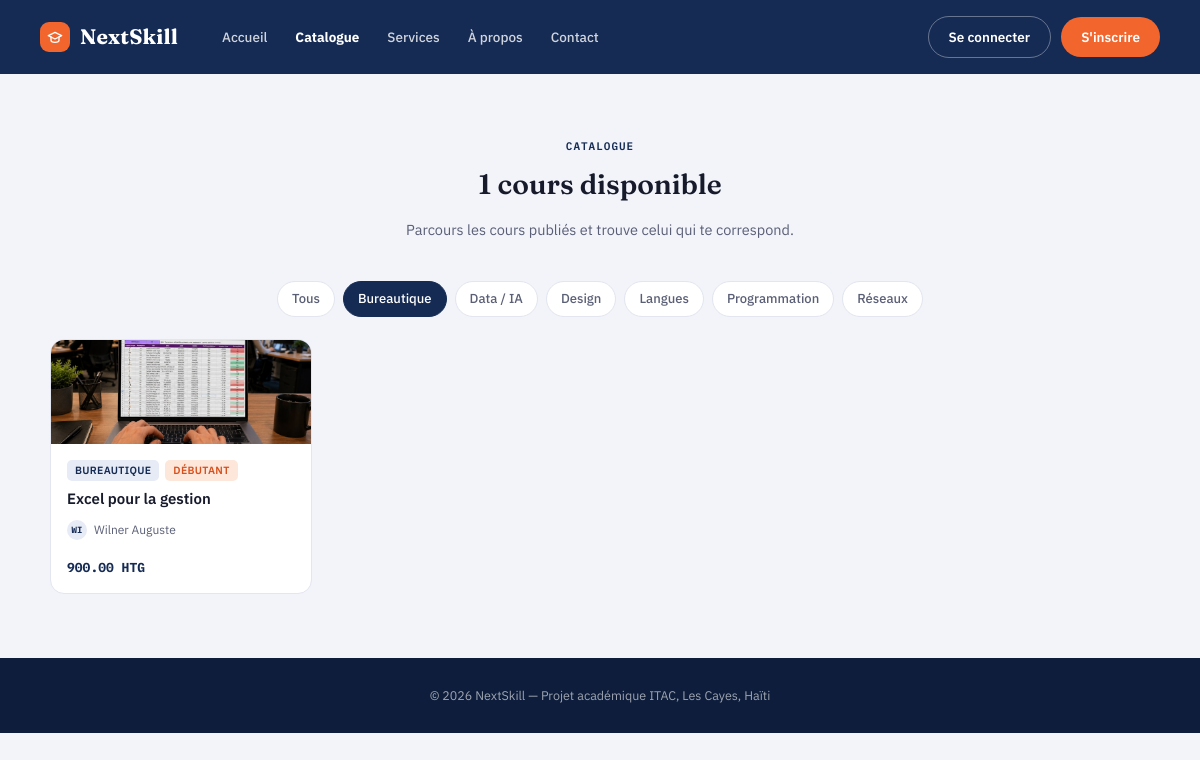
The page /catalogue/?categorie=11 on the database its author committed.
### courses/models.py (models this page shows, shortened)
class Categorie(models.Model):
    nom = models.CharField(max_length=100, unique=True)  # unique pour éviter les doublons de catégorie
    description = models.TextField(blank=True)  # facultative
    class Meta:
        verbose_name = "Catégorie"
        verbose_name_plural = "Catégories"
        ordering = ["nom"]  # tri alphabétique par défaut

class Cours(models.Model):
    class Niveau(models.TextChoices):  # niveau de difficulté affiché sur la fiche cours
        DEBUTANT = "debutant", "Débutant"
        INTERMEDIAIRE = "intermediaire", "Intermédiaire"
        AVANCE = "avance", "Avancé"
    class Statut(models.TextChoices):  # cycle de vie d'un cours, du brouillon à la publication
        BROUILLON = "brouillon", "Brouillon"
        EN_ATTENTE = "en_attente", "En attente de validation"  # soumis par le formateur, attend l'admin
        PUBLIE = "publie", "Publié"  # visible dans le catalogue public
        REJETE = "rejete", "Rejeté"  # refusé par l'administration
    titre = models.CharField(max_length=200)
    slug = models.SlugField(max_length=220, unique=True, blank=True)  # généré automatiquement dans save(), jamais saisi à la main
    description = models.TextField()  # obligatoire, contrairement à celle de Categorie
    niveau = models.CharField(max_length=20, choices=Niveau.choices, default=Niveau.DEBUTANT)
    langue = models.CharField(max_length=50, default="Français")
    prix = models.DecimalField(
        max_digits=8,  # jusqu'à 999999.99
        decimal_places=2,
        default=Decimal("0.00"),
        help_text="Prix du cours en gourdes. 0 = cours gratuit.",
    )
    image_couverture = models.ImageField(upload_to="cours/couvertures/", blank=True, null=True)  # affichée dans le catalogue et le détail
    statut = models.CharField(max_length=20, choices=Statut.choices, default=Statut.BROUILLON)
    date_creation = models.DateTimeField(auto_now_add=True)  # figée à la création
    date_maj = models.DateTimeField(auto_now=True)  # mise à jour à chaque save()
    formateur = models.ForeignKey(
        settings.AUTH_USER_MODEL,
        on_delete=models.CASCADE,  # si le formateur est supprimé, ses cours le sont aussi
        related_name="cours_crees",  # permet d'écrire utilisateur.cours_crees.all()
        limit_choices_to={"role": "formateur"},  # limite le champ dans l'admin aux comptes formateur
    )
    categorie = models.ForeignKey(
        Categorie,
        on_delete=models.PROTECT,  # empêche de supprimer une catégorie tant qu'un cours y est rattaché
        related_name="cours",
    )
    class Meta:
        verbose_name = "Cours"
        verbose_name_plural = "Cours"  # identique au singulier ("des cours"), sinon Django afficherait "Courss"
        ordering = ["-date_creation"]  # les plus récents en premier
    def save(self, *args, **kwargs):
        if not self.slug:  # ne régénère jamais un slug déjà existant, pour ne pas casser les URLs déjà partagées
            self.slug = slugify(self.titre)
        super().save(*args, **kwargs)  # enregistrement réel en base, délégué au parent

### accounts/models.py (models this page shows, shortened)
class Utilisateur(AbstractUser):
    class Role(models.TextChoices):  # énumération des rôles possibles (valeur stockée, libellé affiché)
        ETUDIANT = "etudiant", "Étudiant"  # rôle par défaut à l'inscription
        FORMATEUR = "formateur", "Formateur"  # crée et gère des cours
        ADMIN = "admin", "Administrateur"  # valide les cours et supervise la plateforme
    role = models.CharField(
        max_length=20,  # assez long pour contenir la plus longue valeur ("formateur")
        choices=Role.choices,  # limite les valeurs possibles aux 3 rôles définis ci-dessus
        default=Role.ETUDIANT,  # tout nouvel utilisateur est étudiant sauf indication contraire
        help_text="Détermine les permissions et l'interface affichée à l'utilisateur.",
    )
    photo_profil = models.ImageField(
        upload_to="profils/",  # sous-dossier de MEDIA_ROOT où sont stockées les photos
        blank=True,  # facultatif dans les formulaires
        null=True,  # peut être vide en base de données
    )
    bio = models.TextField(
        blank=True,  # facultatif : tous les utilisateurs n'ont pas besoin d'une bio
        help_text="Utilisé principalement pour la page publique d'un formateur.",
    )
    specialite = models.CharField(
        max_length=150,
        blank=True,  # requis uniquement pour un formateur (validé côté formulaire, pas ici)
        help_text="Domaine d'expertise du formateur (ex: Développement web, Data Science).",
    )
    date_inscription = models.DateTimeField(auto_now_add=True)  # rempli automatiquement à la création, jamais modifié ensuite
    class Meta:
        verbose_name = "Utilisateur"  # nom singulier affiché dans l'admin Django
        verbose_name_plural = "Utilisateurs"  # nom pluriel affiché dans l'admin Django
        ordering = ["-date_inscription"]  # les plus récents inscrits apparaissent en premier

### courses/views.py (the view)
# urls.py: path("catalogue/", views.catalogue, name="catalogue"),  # liste publique des cours publiés
def catalogue(request):
    cours_liste = Cours.objects.filter(statut=Cours.Statut.PUBLIE).select_related(
        "categorie", "formateur"  # évite une requête SQL par cours pour afficher sa catégorie/son formateur
    )
    categorie_id = request.GET.get("categorie")  # filtre optionnel passé en paramètre d'URL (?categorie=3)
    if categorie_id:
        cours_liste = cours_liste.filter(categorie_id=categorie_id)
    cours_liste = cours_liste.annotate(note_moyenne=Avg("avis__note"))  # calcule la moyenne des avis en une seule requête SQL
    return render(
        request,
        "courses/catalogue.html",
        {
            "cours_liste": cours_liste,
            "categories": Categorie.objects.all(),  # pour construire les filtres cliquables (chips)
            "categorie_active": categorie_id,  # pour surligner le filtre actuellement sélectionné
        },
    )

### courses/templates/courses/catalogue.html (shortened to what this page needs)
{% extends "pages/base.html" %}
{% block content %}
<section class="section" id="catalogue">
  <div class="section-head">
    <span class="eyebrow">Catalogue</span>
    <h2>{{ cours_liste|length }} cours disponible{{ cours_liste|length|pluralize }}</h2>
    <p>Parcours les cours publiés et trouve celui qui te correspond.</p>
  </div>
  <div class="filter-row">
    <a class="chip{% if not categorie_active %} active{% endif %}" href="{% url 'courses:catalogue' %}">Tous</a>
    {% for categorie in categories %}
      <a class="chip{% if categorie_active == categorie.id|stringformat:'s' %} active{% endif %}"
         href="{% url 'courses:catalogue' %}?categorie={{ categorie.id }}">{{ categorie.nom }}</a>
    {% endfor %}
  </div>
  {% if cours_liste %}
    <div class="course-grid">
      {% for cours in cours_liste %}
        <a class="course-card-full" href="{% url 'courses:detail' cours.slug %}">
          <div class="course-cover" {% if cours.image_couverture %}style="background-image:url('{{ cours.image_couverture.url }}');"{% endif %}>
          </div>
          <div class="course-body">
            <div class="course-tags">
              <span class="tag categorie">{{ cours.categorie.nom }}</span>
              <span class="tag niveau">{{ cours.get_niveau_display }}</span>
            </div>
            <div class="course-title">{{ cours.titre }}</div>
            <div class="instructor-mini">
              <div class="mini-avatar">{{ cours.formateur.username|slice:":2"|upper }}</div>
              <span>{{ cours.formateur.get_full_name|default:cours.formateur.username }}</span>
            </div>
            <div class="course-card-footer">
              <div class="course-price{% if cours.prix == 0 %} gratuit{% endif %}">
                {% if cours.prix == 0 %}Gratuit{% else %}{{ cours.prix }} HTG{% endif %}
              </div>
            </div>
          </div>
        </a>
      {% endfor %}
    </div>
  {% else %}
    <p class="subtitle">Aucun cours publié pour le moment{% if categorie_active %} dans cette catégorie{% endif %}.</p>
  {% endif %}
</section>
{% endblock %}

### pages/static/pages/css/public.css (style rules this page uses)
:root { --bg:#F2F4FA; --surface:#FFFFFF; --surface-soft:#F8F9FD; --ink:#161A2B; --ink-soft:#5A5F76; --ink-faint:#9498AC; --line:#E3E5EF; --primary:#152B54; --primary-dark:#0D1D3B; --primary-tint:#E7EBF6; --accent:#F2662D; --accent-dark:#D8501C; --accent-tint:#FDE7DB; --done:#1F9D74; --done-tint:#E1F5EC; --danger:#C24545; --radius:14px; --radius-sm:8px; --shadow:0 1px 2px rgba(20,25,50,.04), 0 8px 24px -12px rgba(20,25,50,.12); --font-display:'Fraunces', serif; --font-body:'IBM Plex Sans', sans-serif; --font-mono:'IBM Plex Mono', monospace; }
* { box-sizing:border-box; }
html,body { margin:0;padding:0; }
body { background:var(--bg); color:var(--ink); font-family:var(--font-body); font-size:15px; line-height:1.5; -webkit-font-smoothing:antialiased; }
a { color:inherit;text-decoration:none; }
h2 { font-family:var(--font-display);font-weight:600;font-size:21px;margin:0 0 4px;color:var(--ink); }
.eyebrow { font-family:var(--font-mono);font-size:11px;letter-spacing:1px;text-transform:uppercase; color:var(--primary);font-weight:600;margin-bottom:8px;display:block; }
.section { padding:64px 40px;max-width:1180px;margin:0 auto; }
.section-head { text-align:center;max-width:560px;margin:0 auto 40px; }
.section-head .eyebrow { justify-content:center;text-align:center; }
.section-head h2 { font-size:28px; }
.section-head p { color:var(--ink-soft);font-size:14.5px; }
.filter-row { display:flex;gap:8px;margin-bottom:22px;flex-wrap:wrap;justify-content:center; }
.chip { border:1px solid var(--line);background:var(--surface); padding:7px 14px;border-radius:999px;font-size:13px;font-weight:500;color:var(--ink-soft); transition:all .15s; }
.chip.active { background:var(--primary);border-color:var(--primary);color:#fff; }
.course-grid { display:grid;grid-template-columns:repeat(auto-fill,minmax(260px,1fr));gap:18px; }
.course-card-full { background:var(--surface);border:1px solid var(--line);border-radius:var(--radius); overflow:hidden;transition:transform .15s, box-shadow .15s;display:flex;flex-direction:column; }
.course-cover { height:104px;background:linear-gradient(135deg,var(--primary),var(--primary-dark)); background-size:cover;background-position:center; display:flex;align-items:center;justify-content:center;position:relative; }
.course-body { padding:16px;display:flex;flex-direction:column;gap:8px;flex:1; }
.course-tags { display:flex;gap:6px; }
.tag { font-size:10.5px;font-weight:600;letter-spacing:.3px;text-transform:uppercase;padding:3px 8px;border-radius:5px; }
.tag.niveau { background:var(--accent-tint);color:var(--accent-dark); }
.tag.categorie { background:var(--primary-tint);color:var(--primary); }
.course-title { font-weight:600;font-size:15px;line-height:1.35;color:var(--ink); }
.course-price { font-family:var(--font-mono);font-size:13px;font-weight:700;color:var(--primary); }
.instructor-mini { display:flex;align-items:center;gap:7px;font-size:12px;color:var(--ink-soft);margin-top:2px; }
.mini-avatar { width:20px;height:20px;border-radius:50%;background:var(--primary-tint);color:var(--primary); display:flex;align-items:center;justify-content:center;font-size:9px;font-weight:700;font-family:var(--font-mono);flex:none; }
.course-card-footer { display:flex;align-items:center;justify-content:space-between;margin-top:auto;padding-top:10px; }

### rows shown on the page
Categorie: nom "Bureautique"
Categorie: nom "Data / IA"
Categorie: nom "Design"
Categorie: nom "Langues"
Categorie: nom "Programmation"
Categorie: nom "Réseaux"
Cours: image_couverture (picture), categorie.nom "BUREAUTIQUE", niveau "DÉBUTANT", titre "Excel pour la gestion", formateur.username "WI", formateur.get_full_name "Wilner Auguste", prix "900.00"

### other values the page prints
{{ cours_liste|length }} "1"
